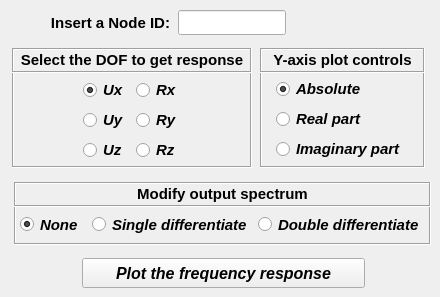
    <widget class="QWidget" name="tab_plot">
     <attribute name="title">
      <string>Plot</string>
     </attribute>
     <widget class="QPushButton" name="pushButton">
      <property name="geometry">
       <rect>
        <x>82</x>
        <y>258</y>
        <width>283</width>
        <height>30</height>
       </rect>
      </property>
      <property name="minimumSize">
       <size>
        <width>283</width>
        <height>30</height>
       </size>
      </property>
      <property name="maximumSize">
       <size>
        <width>283</width>
        <height>30</height>
       </size>
      </property>
      <property name="font">
       <font>
        <family>Arial</family>
        <pointsize>12</pointsize>
        <weight>75</weight>
        <italic>true</italic>
        <bold>true</bold>
       </font>
      </property>
      <property name="text">
       <string>Plot the frequency response</string>
      </property>
     </widget>
     <widget class="QFrame" name="frame_4">
      <property name="geometry">
       <rect>
        <x>260</x>
        <y>48</y>
        <width>165</width>
        <height>120</height>
       </rect>
      </property>
      <property name="minimumSize">
       <size>
        <width>165</width>
        <height>120</height>
       </size>
      </property>
      <property name="maximumSize">
       <size>
        <width>165</width>
        <height>120</height>
       </size>
      </property>
      <property name="sizeIncrement">
       <size>
        <width>0</width>
        <height>110</height>
       </size>
      </property>
      <property name="frameShape">
       <enum>QFrame::Box</enum>
      </property>
      <property name="frameShadow">
       <enum>QFrame::Sunken</enum>
      </property>
      <widget class="QWidget" name="verticalLayoutWidget_10">
       <property name="geometry">
        <rect>
         <x>16</x>
         <y>28</y>
         <width>145</width>
         <height>87</height>
        </rect>
       </property>
       <layout class="QVBoxLayout" name="verticalLayout_10">
        <item>
         <widget class="QRadioButton" name="radioButton_plotAbs">
          <property name="minimumSize">
           <size>
            <width>140</width>
            <height>22</height>
           </size>
          </property>
          <property name="maximumSize">
           <size>
            <width>140</width>
            <height>22</height>
           </size>
          </property>
          <property name="font">
           <font>
            <family>Arial</family>
            <pointsize>11</pointsize>
            <weight>75</weight>
            <italic>true</italic>
            <bold>true</bold>
           </font>
          </property>
          <property name="text">
           <string>Absolute</string>
          </property>
          <property name="iconSize">
           <size>
            <width>30</width>
            <height>30</height>
           </size>
          </property>
          <property name="checked">
           <bool>true</bool>
          </property>
         </widget>
        </item>
        <item>
         <widget class="QRadioButton" name="radioButton_plotReal">
          <property name="minimumSize">
           <size>
            <width>140</width>
            <height>22</height>
           </size>
          </property>
          <property name="maximumSize">
           <size>
            <width>140</width>
            <height>22</height>
           </size>
          </property>
          <property name="font">
           <font>
            <family>Arial</family>
            <pointsize>11</pointsize>
            <weight>75</weight>
            <italic>true</italic>
            <bold>true</bold>
           </font>
          </property>
          <property name="text">
           <string>Real part</string>
          </property>
         </widget>
        </item>
        <item>
         <widget class="QRadioButton" name="radioButton_plotImag">
          <property name="minimumSize">
           <size>
            <width>140</width>
            <height>22</height>
           </size>
          </property>
          <property name="maximumSize">
           <size>
            <width>140</width>
            <height>22</height>
           </size>
          </property>
          <property name="font">
           <font>
            <family>Arial</family>
            <pointsize>11</pointsize>
            <weight>75</weight>
            <italic>true</italic>
            <bold>true</bold>
           </font>
          </property>
          <property name="text">
           <string>Imaginary part</string>
          </property>
         </widget>
        </item>
       </layout>
      </widget>
      <widget class="QLabel" name="label_8">
       <property name="enabled">
        <bool>true</bool>
       </property>
       <property name="geometry">
        <rect>
         <x>0</x>
         <y>0</y>
         <width>165</width>
         <height>25</height>
        </rect>
       </property>
       <property name="sizePolicy">
        <sizepolicy hsizetype="Preferred" vsizetype="Expanding">
         <horstretch>0</horstretch>
         <verstretch>0</verstretch>
        </sizepolicy>
       </property>
       <property name="minimumSize">
        <size>
         <width>165</width>
         <height>21</height>
        </size>
       </property>
       <property name="maximumSize">
        <size>
         <width>165</width>
         <height>60</height>
        </size>
       </property>
       <property name="font">
        <font>
         <family>Arial</family>
         <pointsize>11</pointsize>
         <weight>75</weight>
         <italic>false</italic>
         <bold>true</bold>
        </font>
       </property>
       <property name="frameShape">
        <enum>QFrame::Box</enum>
       </property>
       <property name="frameShadow">
        <enum>QFrame::Sunken</enum>
       </property>
       <property name="text">
        <string>&lt;!DOCTYPE HTML PUBLIC &quot;-//W3C//DTD HTML 4.0//EN&quot; &quot;http://www.w3.org/TR/REC-html40/strict.dtd&quot;&gt;
&lt;html&gt;&lt;head&gt;&lt;meta name=&quot;qrichtext&quot; content=&quot;1&quot; /&gt;&lt;style type=&quot;text/css&quot;&gt;
p, li { white-space: pre-wrap; }
&lt;/style&gt;&lt;/head&gt;&lt;body style=&quot; font-family:'Arial'; font-size:11pt; font-weight:600; font-style:normal;&quot;&gt;
&lt;p align=&quot;center&quot; style=&quot; margin-top:12px; margin-bottom:12px; margin-left:0px; margin-right:0px; -qt-block-indent:0; text-indent:0px;&quot;&gt;Y-axis plot controls&lt;/p&gt;&lt;/body&gt;&lt;/html&gt;</string>
       </property>
       <property name="textFormat">
        <enum>Qt::AutoText</enum>
       </property>
       <property name="scaledContents">
        <bool>false</bool>
       </property>
       <property name="alignment">
        <set>Qt::AlignCenter</set>
       </property>
       <property name="wordWrap">
        <bool>false</bool>
       </property>
       <property name="indent">
        <number>0</number>
       </property>
      </widget>
     </widget>
     <widget class="QFrame" name="frame_5">
      <property name="geometry">
       <rect>
        <x>12</x>
        <y>48</y>
        <width>240</width>
        <height>120</height>
       </rect>
      </property>
      <property name="minimumSize">
       <size>
        <width>240</width>
        <height>120</height>
       </size>
      </property>
      <property name="maximumSize">
       <size>
        <width>240</width>
        <height>120</height>
       </size>
      </property>
      <property name="frameShape">
       <enum>QFrame::Box</enum>
      </property>
      <property name="frameShadow">
       <enum>QFrame::Sunken</enum>
      </property>
      <widget class="QLabel" name="label_3">
       <property name="enabled">
        <bool>true</bool>
       </property>
       <property name="geometry">
        <rect>
         <x>0</x>
         <y>0</y>
         <width>240</width>
         <height>25</height>
        </rect>
       </property>
       <property name="sizePolicy">
        <sizepolicy hsizetype="Preferred" vsizetype="Expanding">
         <horstretch>0</horstretch>
         <verstretch>0</verstretch>
        </sizepolicy>
       </property>
       <property name="minimumSize">
        <size>
         <width>240</width>
         <height>25</height>
        </size>
       </property>
       <property name="maximumSize">
        <size>
         <width>240</width>
         <height>25</height>
        </size>
       </property>
       <property name="font">
        <font>
         <family>Arial</family>
         <pointsize>11</pointsize>
         <weight>75</weight>
         <italic>false</italic>
         <bold>true</bold>
        </font>
       </property>
       <property name="frameShape">
        <enum>QFrame::Box</enum>
       </property>
       <property name="frameShadow">
        <enum>QFrame::Sunken</enum>
       </property>
       <property name="text">
        <string>&lt;!DOCTYPE HTML PUBLIC &quot;-//W3C//DTD HTML 4.0//EN&quot; &quot;http://www.w3.org/TR/REC-html40/strict.dtd&quot;&gt;
&lt;html&gt;&lt;head&gt;&lt;meta name=&quot;qrichtext&quot; content=&quot;1&quot; /&gt;&lt;style type=&quot;text/css&quot;&gt;
p, li { white-space: pre-wrap; }
&lt;/style&gt;&lt;/head&gt;&lt;body style=&quot; font-family:'Arial'; font-size:11pt; font-weight:600; font-style:normal;&quot;&gt;
&lt;p align=&quot;center&quot; style=&quot; margin-top:12px; margin-bottom:12px; margin-left:0px; margin-right:0px; -qt-block-indent:0; text-indent:0px;&quot;&gt;Select the DOF to get response&lt;/p&gt;&lt;/body&gt;&lt;/html&gt;</string>
       </property>
       <property name="textFormat">
        <enum>Qt::AutoText</enum>
       </property>
       <property name="scaledContents">
        <bool>false</bool>
       </property>
       <property name="alignment">
        <set>Qt::AlignCenter</set>
       </property>
       <property name="wordWrap">
        <bool>false</bool>
       </property>
       <property name="indent">
        <number>0</number>
       </property>
      </widget>
      <widget class="QWidget" name="gridLayoutWidget">
       <property name="geometry">
        <rect>
         <x>64</x>
         <y>30</y>
         <width>109</width>
         <height>85</height>
        </rect>
       </property>
       <layout class="QGridLayout" name="gridLayout">
        <item row="2" column="0">
         <widget class="QRadioButton" name="radioButton_uz">
          <property name="maximumSize">
           <size>
            <width>40</width>
            <height>16777215</height>
           </size>
          </property>
          <property name="font">
           <font>
            <family>Arial</family>
            <pointsize>11</pointsize>
            <weight>75</weight>
            <italic>true</italic>
            <bold>true</bold>
           </font>
          </property>
          <property name="text">
           <string>Uz</string>
          </property>
          <property name="checked">
           <bool>false</bool>
          </property>
         </widget>
        </item>
        <item row="1" column="0">
         <widget class="QRadioButton" name="radioButton_uy">
          <property name="maximumSize">
           <size>
            <width>40</width>
            <height>16777215</height>
           </size>
          </property>
          <property name="font">
           <font>
            <family>Arial</family>
            <pointsize>11</pointsize>
            <weight>75</weight>
            <italic>true</italic>
            <bold>true</bold>
           </font>
          </property>
          <property name="text">
           <string>Uy</string>
          </property>
          <property name="checked">
           <bool>false</bool>
          </property>
         </widget>
        </item>
        <item row="0" column="0">
         <widget class="QRadioButton" name="radioButton_ux">
          <property name="maximumSize">
           <size>
            <width>40</width>
            <height>16777215</height>
           </size>
          </property>
          <property name="font">
           <font>
            <family>Arial</family>
            <pointsize>11</pointsize>
            <weight>75</weight>
            <italic>true</italic>
            <bold>true</bold>
           </font>
          </property>
          <property name="text">
           <string>Ux</string>
          </property>
          <property name="checked">
           <bool>true</bool>
          </property>
         </widget>
        </item>
        <item row="2" column="1">
         <widget class="QRadioButton" name="radioButton_rz">
          <property name="maximumSize">
           <size>
            <width>40</width>
            <height>16777215</height>
           </size>
          </property>
          <property name="font">
           <font>
            <family>Arial</family>
            <pointsize>11</pointsize>
            <weight>75</weight>
            <italic>true</italic>
            <bold>true</bold>
           </font>
          </property>
          <property name="text">
           <string>Rz</string>
          </property>
          <property name="checked">
           <bool>false</bool>
          </property>
         </widget>
        </item>
        <item row="1" column="1">
         <widget class="QRadioButton" name="radioButton_ry">
          <property name="maximumSize">
           <size>
            <width>40</width>
            <height>16777215</height>
           </size>
          </property>
          <property name="font">
           <font>
            <family>Arial</family>
            <pointsize>11</pointsize>
            <weight>75</weight>
            <italic>true</italic>
            <bold>true</bold>
           </font>
          </property>
          <property name="text">
           <string>Ry</string>
          </property>
          <property name="checked">
           <bool>false</bool>
          </property>
         </widget>
        </item>
        <item row="0" column="1">
         <widget class="QRadioButton" name="radioButton_rx">
          <property name="maximumSize">
           <size>
            <width>40</width>
            <height>16777215</height>
           </size>
          </property>
          <property name="font">
           <font>
            <family>Arial</family>
            <pointsize>11</pointsize>
            <weight>75</weight>
            <italic>true</italic>
            <bold>true</bold>
           </font>
          </property>
          <property name="text">
           <string>Rx</string>
          </property>
          <property name="checked">
           <bool>false</bool>
          </property>
         </widget>
        </item>
       </layout>
      </widget>
     </widget>
     <widget class="QLabel" name="label_10">
      <property name="geometry">
       <rect>
        <x>48</x>
        <y>10</y>
        <width>125</width>
        <height>25</height>
       </rect>
      </property>
      <property name="minimumSize">
       <size>
        <width>0</width>
        <height>25</height>
       </size>
      </property>
      <property name="maximumSize">
       <size>
        <width>16777215</width>
        <height>25</height>
       </size>
      </property>
      <property name="font">
       <font>
        <family>Arial</family>
        <pointsize>11</pointsize>
        <weight>75</weight>
        <italic>false</italic>
        <bold>true</bold>
       </font>
      </property>
      <property name="text">
       <string>Insert a Node ID:</string>
      </property>
      <property name="alignment">
       <set>Qt::AlignCenter</set>
      </property>
     </widget>
     <widget class="QLineEdit" name="lineEdit_nodeID">
      <property name="geometry">
       <rect>
        <x>178</x>
        <y>10</y>
        <width>108</width>
        <height>25</height>
       </rect>
      </property>
      <property name="minimumSize">
       <size>
        <width>108</width>
        <height>25</height>
       </size>
      </property>
      <property name="maximumSize">
       <size>
        <width>108</width>
        <height>25</height>
       </size>
      </property>
      <property name="font">
       <font>
        <family>Arial</family>
        <pointsize>11</pointsize>
        <weight>75</weight>
        <italic>true</italic>
        <bold>true</bold>
       </font>
      </property>
      <property name="styleSheet">
       <string notr="true">color: rgb(0, 0, 255);</string>
      </property>
      <property name="text">
       <string/>
      </property>
      <property name="alignment">
       <set>Qt::AlignCenter</set>
      </property>
     </widget>
     <widget class="QFrame" name="frame_3">
      <property name="geometry">
       <rect>
        <x>14</x>
        <y>182</y>
        <width>417</width>
        <height>63</height>
       </rect>
      </property>
      <property name="minimumSize">
       <size>
        <width>417</width>
        <height>0</height>
       </size>
      </property>
      <property name="maximumSize">
       <size>
        <width>417</width>
        <height>16777215</height>
       </size>
      </property>
      <property name="frameShape">
       <enum>QFrame::Box</enum>
      </property>
      <property name="frameShadow">
       <enum>QFrame::Sunken</enum>
      </property>
      <widget class="QRadioButton" name="radioButton_NoneDiff">
       <property name="geometry">
        <rect>
         <x>6</x>
         <y>30</y>
         <width>70</width>
         <height>25</height>
        </rect>
       </property>
       <property name="minimumSize">
        <size>
         <width>70</width>
         <height>25</height>
        </size>
       </property>
       <property name="maximumSize">
        <size>
         <width>70</width>
         <height>25</height>
        </size>
       </property>
       <property name="font">
        <font>
         <family>Arial</family>
         <pointsize>11</pointsize>
         <weight>75</weight>
         <italic>true</italic>
         <bold>true</bold>
        </font>
       </property>
       <property name="text">
        <string>None</string>
       </property>
       <property name="iconSize">
        <size>
         <width>30</width>
         <height>30</height>
        </size>
       </property>
       <property name="checked">
        <bool>true</bool>
       </property>
      </widget>
      <widget class="QRadioButton" name="radioButton_SingleDiff">
       <property name="geometry">
        <rect>
         <x>78</x>
         <y>30</y>
         <width>162</width>
         <height>25</height>
        </rect>
       </property>
       <property name="minimumSize">
        <size>
         <width>162</width>
         <height>25</height>
        </size>
       </property>
       <property name="maximumSize">
        <size>
         <width>162</width>
         <height>25</height>
        </size>
       </property>
       <property name="font">
        <font>
         <family>Arial</family>
         <pointsize>11</pointsize>
         <weight>75</weight>
         <italic>true</italic>
         <bold>true</bold>
        </font>
       </property>
       <property name="text">
        <string>Single differentiate</string>
       </property>
      </widget>
      <widget class="QRadioButton" name="radioButton_DoubleDiff">
       <property name="geometry">
        <rect>
         <x>244</x>
         <y>30</y>
         <width>162</width>
         <height>25</height>
        </rect>
       </property>
       <property name="minimumSize">
        <size>
         <width>162</width>
         <height>25</height>
        </size>
       </property>
       <property name="maximumSize">
        <size>
         <width>162</width>
         <height>25</height>
        </size>
       </property>
       <property name="font">
        <font>
         <family>Arial</family>
         <pointsize>11</pointsize>
         <weight>75</weight>
         <italic>true</italic>
         <bold>true</bold>
        </font>
       </property>
       <property name="text">
        <string>Double differentiate</string>
       </property>
      </widget>
      <widget class="QLabel" name="label_11">
       <property name="enabled">
        <bool>true</bool>
       </property>
       <property name="geometry">
        <rect>
         <x>0</x>
         <y>0</y>
         <width>417</width>
         <height>25</height>
        </rect>
       </property>
       <property name="sizePolicy">
        <sizepolicy hsizetype="Preferred" vsizetype="Expanding">
         <horstretch>0</horstretch>
         <verstretch>0</verstretch>
        </sizepolicy>
       </property>
       <property name="minimumSize">
        <size>
         <width>417</width>
         <height>25</height>
        </size>
       </property>
       <property name="maximumSize">
        <size>
         <width>417</width>
         <height>25</height>
        </size>
       </property>
       <property name="font">
        <font>
         <family>Arial</family>
         <pointsize>11</pointsize>
         <weight>75</weight>
         <italic>false</italic>
         <bold>true</bold>
        </font>
       </property>
       <property name="frameShape">
        <enum>QFrame::Box</enum>
       </property>
       <property name="frameShadow">
        <enum>QFrame::Sunken</enum>
       </property>
       <property name="text">
        <string>&lt;!DOCTYPE HTML PUBLIC &quot;-//W3C//DTD HTML 4.0//EN&quot; &quot;http://www.w3.org/TR/REC-html40/strict.dtd&quot;&gt;
&lt;html&gt;&lt;head&gt;&lt;meta name=&quot;qrichtext&quot; content=&quot;1&quot; /&gt;&lt;style type=&quot;text/css&quot;&gt;
p, li { white-space: pre-wrap; }
&lt;/style&gt;&lt;/head&gt;&lt;body style=&quot; font-family:'Arial'; font-size:11pt; font-weight:600; font-style:normal;&quot;&gt;
&lt;p align=&quot;center&quot; style=&quot; margin-top:12px; margin-bottom:12px; margin-left:0px; margin-right:0px; -qt-block-indent:0; text-indent:0px;&quot;&gt;Modify output spectrum&lt;/p&gt;&lt;/body&gt;&lt;/html&gt;</string>
       </property>
       <property name="textFormat">
        <enum>Qt::AutoText</enum>
       </property>
       <property name="scaledContents">
        <bool>false</bool>
       </property>
       <property name="alignment">
        <set>Qt::AlignCenter</set>
       </property>
       <property name="wordWrap">
        <bool>false</bool>
       </property>
       <property name="indent">
        <number>0</number>
       </property>
      </widget>
     </widget>
    </widget>
